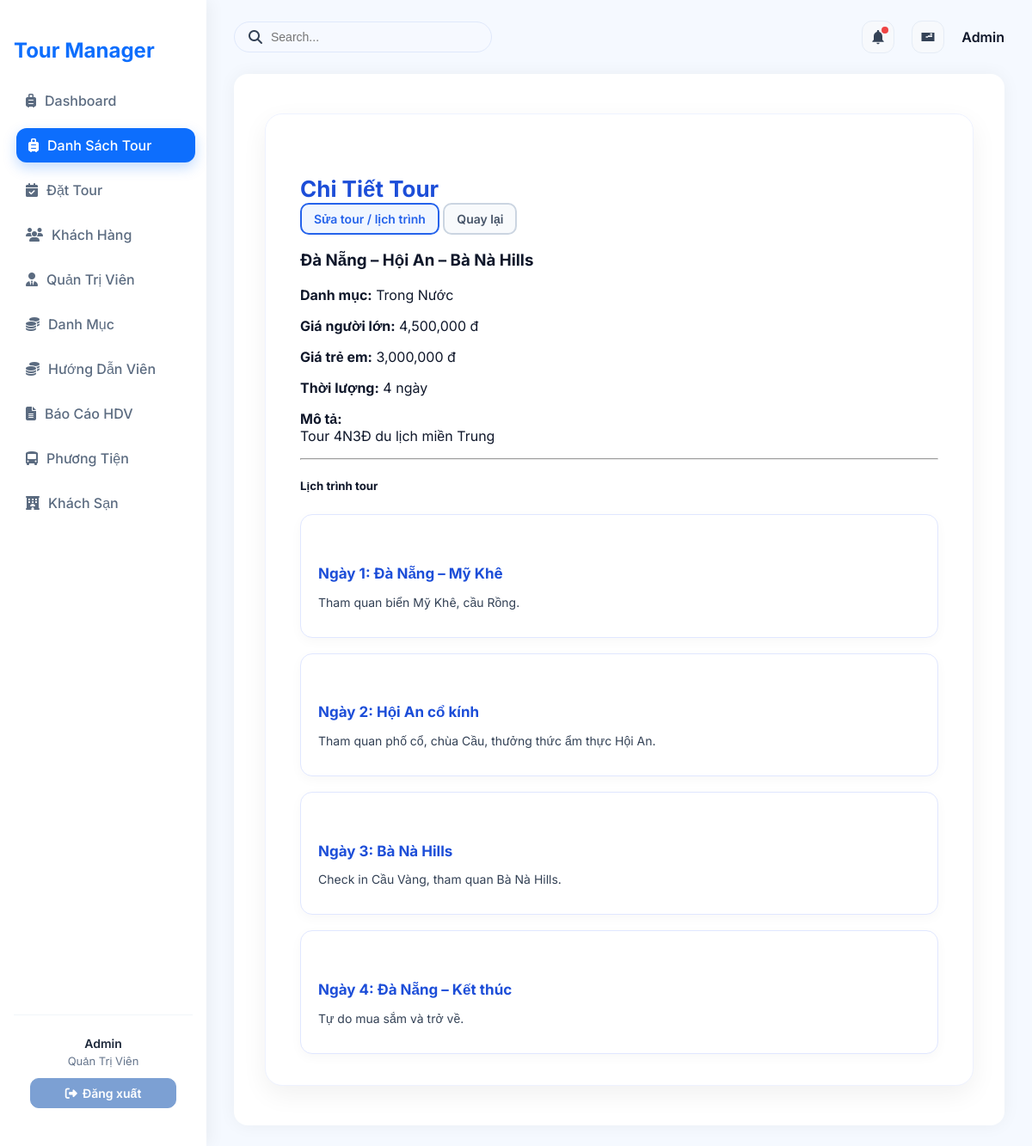
Page /?action=admin-detailTour&id=2 (signed in) on the committed database.
### tables this page shows
CREATE TABLE `tours` (
  `tour_id` int NOT NULL,
  `tour_name` varchar(150) NOT NULL,
  `description` text,
  `price_adult` int NOT NULL DEFAULT '0',
  `price_child` int NOT NULL DEFAULT '0',
  `days` int NOT NULL DEFAULT '1',
  `category_id` int DEFAULT NULL,
  `tour_images` varchar(255) DEFAULT NULL
);

CREATE TABLE `categories` (
  `category_id` int NOT NULL,
  `category_name` varchar(100) DEFAULT NULL
);

CREATE TABLE `tour_schedules` (
  `tour_schedule_id` int NOT NULL,
  `tour_id` int NOT NULL,
  `day_number` int NOT NULL,
  `title` varchar(255) NOT NULL,
  `description` text NOT NULL
);

### controllers/TourController.php (called while the page is built, shortened)
<?php
class TourController
{
    private $tourQuery;
    public function __construct()
    {
        $this->tourQuery = new ToursQuery();
    }
    public function detailTour($id)
    {
        $tour = $this->tourQuery->findTour($id);
        $schedules = $this->tourQuery->getTourSchedules($id);
        require './views/Tour/detailTour.php';
    }
}
?>

### routes/index.php (called while the page is built)
<?php
$action = $_GET['action'] ?? '/';
match ($action) {
    '/' => (new AuthController)->home(),
    'admin' => require './views/admin.php',
    'login' => (new AuthController)->login(),
    'logout' => (new AuthController)->logout(),
    'admin-listTours' => require './views/admin.php',
    'admin-createTours' => require './views/admin.php',
    'admin-updateTours' => require './views/admin.php',
    'admin-listUsers' => require './views/admin.php',
    'admin-createUsers' => require './views/admin.php',
    'admin-updateUsers' => require './views/admin.php',
    'admin-listCategory' => require './views/admin.php',
    'admin-createCategory' => require './views/admin.php',
    'admin-updateCategory' => require './views/admin.php',
    'admin-listCustomer' => require './views/admin.php',
    'admin-createCustomer' => require './views/admin.php',
    'admin-updateCustomer' => require './views/admin.php',
    'admin-listDiscount' => require './views/admin.php',
    'admin-createDiscount' => require './views/admin.php',
    'admin-updateDiscount' => require './views/admin.php',
    'admin-listGuide' => require './views/admin.php',
    'admin-createGuide' => require './views/admin.php',
    'admin-updateGuide' => require './views/admin.php',
    'admin-listTourGuide' => require './views/admin.php',
    'admin-createTourGuide' => require './views/admin.php',
    'admin-updateTourGuide' => require './views/admin.php',
    'admin-listHotel' => require './views/admin.php',
    'admin-createHotel' => require './views/admin.php',
    'admin-updateHotel' => require './views/admin.php',
    'admin-listVehicles' => require './views/admin.php',
    'admin-createVehicles' => require './views/admin.php',
    'admin-updateVehicles' => require './views/admin.php',
    'admin-listReport' => require './views/admin.php',
    'admin-createReport' => require './views/admin.php',
    'admin-updateReport' => require './views/admin.php',
    default => require './views/admin.php',
};

### index.php (called while the page is built, shortened)
<?php
spl_autoload_register(function ($class) {
    $fileName = "$class.php";
    $fileModel              = PATH_MODEL . $fileName;
});
require_once './routes/index.php';

### models/BaseModel.php (called while the page is built, shortened)
<?php
class BaseModel
{
    public function __construct()
    {
        $dsn = sprintf('mysql:host=%s;port=%s;dbname=%s;charset=utf8', DB_HOST, DB_PORT, DB_NAME);
        try {
            $this->pdo = new PDO($dsn, DB_USERNAME, DB_PASSWORD, DB_OPTIONS);
        } catch (PDOException $e) {
            die("Kết nối cơ sở dữ liệu thất bại: {$e->getMessage()}. Vui lòng thử lại sau.");
        }
    }
}

### models/ToursQuery.php (called while the page is built, shortened)
<?php
class ToursQuery extends BaseModel
{
    public function findTour($id)
    {
        $sql = "SELECT t.*, c.category_name
                FROM tours t
                INNER JOIN categories c ON t.category_id = c.category_id
                WHERE t.tour_id = :id";
        $stmt = $this->pdo->prepare($sql);
        $stmt->bindParam(':id', $id);
        $stmt->execute();
        return $stmt->fetch(PDO::FETCH_ASSOC);
    }
    public function getTourSchedules($tour_id)
    {
        $sql = "SELECT *
                FROM tour_schedules
                WHERE tour_id = :tour_id
                ORDER BY day_number ASC, tour_schedule_id ASC";
        $stmt = $this->pdo->prepare($sql);
        $stmt->bindParam(':tour_id', $tour_id, PDO::PARAM_INT);
        $stmt->execute();
        return $stmt->fetchAll(PDO::FETCH_ASSOC);
    }
}
?>

### views/Tour/detailTour.php (the view)
<div class="admin-form-container">
    <div class="admin-form-card">
        <div class="d-flex justify-content-between align-items-center mb-3">
            <h4 class="form-title mb-0">Chi Tiết Tour</h4>
            <div>
                <a href="?action=admin-updateTours&id=<?= $tour['tour_id'] ?>" class="btn btn-outline-success btn-sm">
                    Sửa tour / lịch trình
                </a>
                <a href="?action=admin-listTours" class="btn btn-sm btn-outline-back">
                    Quay lại
                </a>
            </div>
        </div>
        <div class="row mb-3">
            <div class="col-md-8">
                <h3 class="mb-2"><?= htmlspecialchars($tour['tour_name']) ?></h3>
                <p class="mb-1"><strong>Danh mục:</strong> <?= htmlspecialchars($tour['category_name']) ?></p>
                <p class="mb-1"><strong>Giá người lớn:</strong> <?= number_format($tour['price_adult']) ?> đ</p>
                <p class="mb-1"><strong>Giá trẻ em:</strong> <?= number_format($tour['price_child'] ?? 0) ?> đ</p>
                <p class="mb-1"><strong>Thời lượng:</strong> <?= (int)$tour['days'] ?> ngày</p>
                <p class="mt-2"><strong>Mô tả:</strong><br><?= nl2br(htmlspecialchars($tour['description'])) ?></p>
            </div>
        </div>
        <hr>
        <h5 class="mb-3">Lịch trình tour</h5>
        <?php if (empty($schedules)): ?>
        <div class="alert alert-warning">
            Chưa có lịch trình nào cho tour này.
        </div>
        <?php else: ?>
        <div class="tour-schedule-list">
            <?php foreach ($schedules as $s): ?>
            <div class="schedule-day-box mb-3 p-3 border rounded">
                <h6 class="mb-2">
                    Ngày <?= (int)$s['day_number'] ?>:
                    <?= htmlspecialchars($s['title']) ?>
                </h6>
                <p class="mb-0"><?= nl2br(htmlspecialchars($s['description'])) ?></p>
            </div>
            <?php endforeach; ?>
        </div>
        <?php endif; ?>
    </div>
</div>

### assets/css/admin.css (style rules this page uses)
* { box-sizing: border-box; }
body { font-family: "Inter", sans-serif; margin: 0; padding: 0; background: #f5f9ff; color: #334155; display: flex; height: 100vh; overflow: hidden; }

### assets/css/Tour/detailTour.css (style rules this page uses)
.admin-form-container { max-width: 980px; margin: 0 auto; padding: 30px 20px; color: #0f172a; font-family: "Inter", sans-serif; }
a { text-decoration: none; }
.admin-form-card { background: #fff; border-radius: 20px; padding: 36px 40px; box-shadow: 0 10px 30px rgba(0, 0, 0, 0.06); border: 1px solid #eef2ff; }
.form-title { font-size: 26px; font-weight: 700; color: #1d4ed8; margin-bottom: 0; }
.tour-schedule-list { margin-top: 25px; display: flex; flex-direction: column; gap: 18px; }
.schedule-day-box { background: #ffffff; padding: 18px 20px; border-radius: 14px; border: 1px solid #e0e7ff; box-shadow: 0 4px 14px rgba(0, 0, 0, 0.03); }
.schedule-day-box h6 { font-weight: 700; font-size: 17px; color: #1d4ed8; margin-bottom: 6px; }
.schedule-day-box p { font-size: 14px; color: #334155; }
.btn { display: inline-flex; align-items: center; justify-content: center; font-size: 14px; padding: 10px 18px; border-radius: 10px; font-weight: 600; cursor: pointer; transition: all 0.22s ease; }
.btn-sm { padding: 8px 14px; }
.btn-outline-success { border: 2px solid #2563eb; color: #2563eb; background: #f0f6ff; }
.btn-outline-back { border: 2px solid #cbd5e1; background: #f8fafc; color: #475569; }

### rows in the picture
tours: tour_name "Đà Nẵng – Hội An – Bà Nà Hills", category.category_name "Trong Nước", price_adult "4,500,000", price_child "3,000,000", days "4", description "Tour 4N3Đ du lịch miền Trung"
tour_schedules: day_number "1", title "Đà Nẵng – Mỹ Khê", description "Tham quan biển Mỹ Khê, cầu Rồng."
tour_schedules: day_number "2", title "Hội An cổ kính", description "Tham quan phố cổ, chùa Cầu, thưởng thức ẩm thực Hội An."
tour_schedules: day_number "3", title "Bà Nà Hills", description "Check in Cầu Vàng, tham quan Bà Nà Hills."
tour_schedules: day_number "4", title "Đà Nẵng – Kết thúc", description "Tự do mua sắm và trở về."

### other values in the picture
$user['name'] "Admin"
